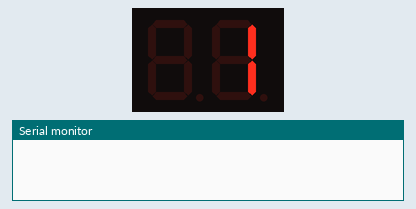
This sketch was run on a simulated Arduino Uno, built with avr-gcc and run on an emulated ATmega328P. Parts: 2-digit seven-segment display, the last lines printed to the serial monitor.

Above: at 0.1 s.
At 4.6 s:
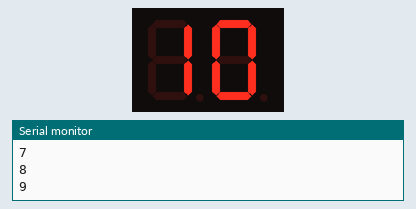
At 9.7 s:
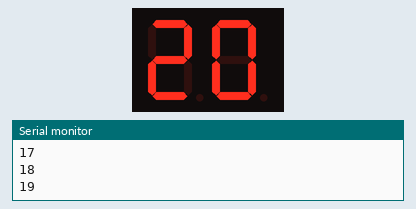
At 19.4 s:
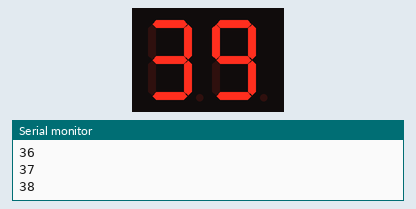
At 29.1 s:
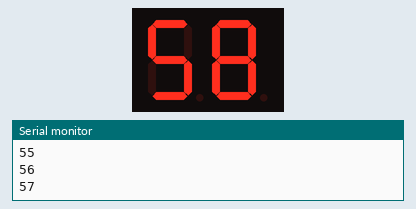
At 39.4 s:
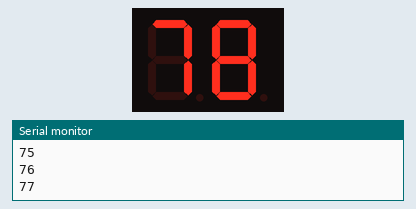

The sketch:

_2_7segment_with_lib.ino
```cpp
#include <SevenSeg.h>

SevenSeg disp (6,7,8,9,10,11,12);
const int numOfDigits = 2;
int digitPins[numOfDigits]={4,5};
int timer = 0;

void setup() {
  // put your setup code here, to run once:
  disp.setDigitPins(numOfDigits, digitPins);
  disp.setCommonCathode();
  disp.setDutyCycle(50);
  Serial.begin(9600);

}

void loop() {
  // put your main code here, to run repeatedly:
/* if (timer != 99){
   timer++;
   disp.write(timer);
   Serial.println(timer);
   delay(1000);
   }
 else{
   disp.write("00");
 }  */


  for(int i = 1; i<100; i++){
  disp.write(i);

  delay(500);
  Serial.println(i);
  // disp.writeDigit(i);
   //disp.write(i);
}

}
```

Measured:
- what the display in image 1 shows lasts 0.5 s, from 4.6 s to 5.1 s
